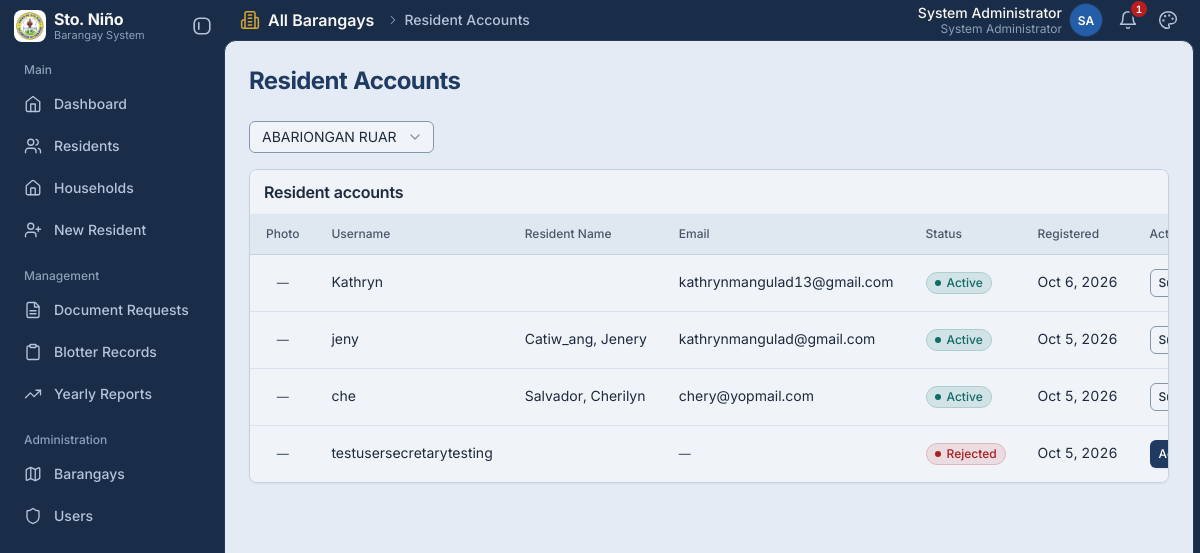
The page /secretary/resident_accounts.php?barangay_id=1 (signed in) on the database its author committed.
### tables this page shows
CREATE TABLE `users` (
  `id` int(11) NOT NULL AUTO_INCREMENT,
  `username` varchar(100) NOT NULL,
  `email` varchar(255) DEFAULT NULL,
  `password` varchar(255) NOT NULL,
  `full_name` varchar(150) NOT NULL,
  `role` enum('admin','secretary','resident') NOT NULL DEFAULT 'secretary',
  `barangay_id` int(11) DEFAULT NULL,
  `brgy_name` varchar(100) DEFAULT NULL,
  `created_at` timestamp NOT NULL DEFAULT current_timestamp(),
  `status` enum('pending','active','rejected','suspended') NOT NULL DEFAULT 'active',
  `deleted_at` timestamp NULL DEFAULT NULL,
  PRIMARY KEY (`id`),
  UNIQUE KEY `username` (`username`),
  UNIQUE KEY `uq_users_email` (`email`),
  KEY `barangay_id` (`barangay_id`),
  KEY `idx_users_deleted_at` (`deleted_at`),
  CONSTRAINT `users_ibfk_1` FOREIGN KEY (`barangay_id`) REFERENCES `barangays` (`id`)
);

CREATE TABLE `residents` (
  `id` int(11) NOT NULL AUTO_INCREMENT,
  `barangay_id` int(11) NOT NULL,
  `user_id` int(11) DEFAULT NULL,
  `last_name` varchar(255) NOT NULL,
  `first_name` varchar(100) NOT NULL,
  `middle_name` varchar(100) DEFAULT NULL,
   
  `suffix` varchar(20) DEFAULT NULL,
  `sex` varchar(20) DEFAULT NULL,
  `age` int(11) NOT NULL,
  `birth_date` date DEFAULT NULL,
  `civil_status` varchar(50) DEFAULT NULL,
  `occupation` varchar(100) DEFAULT NULL,
  `contact_no` varchar(30) DEFAULT NULL,
  `email` varchar(255) DEFAULT NULL,
  `address` varchar(255) DEFAULT NULL,
  `photo` varchar(255) DEFAULT NULL,
  `household_id` int(11) DEFAULT NULL,
   
  `household_no` varchar(50) DEFAULT NULL,
  `is_pwd` enum('Yes','No') NOT NULL DEFAULT 'No',
  `is_student` enum('Yes','No') NOT NULL DEFAULT 'No',
  `is_ip` enum('Yes','No') NOT NULL DEFAULT 'No',
  `is_4ps` enum('Yes','No') NOT NULL DEFAULT 'No',
  `created_at` timestamp NOT NULL DEFAULT current_timestamp(),
  `updated_at` timestamp NOT NULL DEFAULT current_timestamp(),
  `deleted_at` timestamp NULL DEFAULT NULL,
  PRIMARY KEY (`id`),
  UNIQUE KEY `uq_residents_user` (`user_id`),
  KEY `idx_residents_barangay` (`barangay_id`),
  KEY `idx_residents_deleted_at` (`deleted_at`),
  KEY `idx_residents_household` (`household_id`),
  CONSTRAINT `residents_ibfk_1` FOREIGN KEY (`barangay_id`) REFERENCES `barangays` (`id`),
  CONSTRAINT `fk_residents_user` FOREIGN KEY (`user_id`) REFERENCES `users` (`id`) ON DELETE SET NULL ON UPDATE CASCADE,
  CONSTRAINT `fk_residents_household` FOREIGN KEY (`household_id`) REFERENCES `households` (`id`) ON DELETE SET NULL ON UPDATE CASCADE
);

### config/config.php (called while the page is built, shortened)
<?php
if (!function_exists('url')) {
    function url($path = '') {
        $path = ltrim((string)$path, '/');
        return BASE_URL . '/' . $path;
    }
}
function e($value) { return htmlspecialchars((string)$value, ENT_QUOTES, 'UTF-8'); }
if (!function_exists('resident_name')) {
    function resident_name($row) {
        $last   = trim((string)($row['last_name']   ?? ''));
        $first  = trim((string)($row['first_name']  ?? ''));
        $middle = trim((string)($row['middle_name'] ?? ''));
        $suffix = trim((string)($row['suffix']      ?? ''));
        $tail   = trim(implode(' ', array_filter([$first, $middle, $suffix], 'strlen')));
        if ($tail === '') { return $last; }
        return $last . ', ' . $tail;
    }
}
function csrf_token() {
    return $_SESSION['csrf_token'];
}

### secretary/resident_accounts.php (the view, shortened to what this page needs)
<?php
require_once __DIR__ . '/../config/config.php';
$myBrgy = current_barangay_id();
$viewBrgy = $myBrgy;
if (is_admin() && isset($_GET['barangay_id']) && (int)$_GET['barangay_id'] > 0) {
    $viewBrgy = (int)$_GET['barangay_id'];
}
$aq = $conn->prepare(
    "SELECT u.id, u.username, u.full_name, u.status, u.created_at, u.email AS account_email,
            r.id AS resident_id, r.last_name, r.first_name, r.middle_name, r.suffix, r.age, r.email AS resident_email, r.photo
       FROM users u
       LEFT JOIN residents r ON r.user_id = u.id
      WHERE u.deleted_at IS NULL AND u.role = 'resident' AND u.barangay_id = ? AND u.status <> 'pending'
   ORDER BY u.created_at DESC, u.id DESC"
);
$aq->bind_param('i', $viewBrgy);
$aq->execute();
$accounts = $aq->get_result()->fetch_all(MYSQLI_ASSOC);
$allBarangays = null;
if (is_admin()) {
    $allBarangays = $conn->query('SELECT id, barangay_name FROM barangays ORDER BY barangay_name');
}
include BASE_PATH . '/partials/header.php';
?>
<?php if ($allBarangays): ?>
<div class="toolbar">
    <form method="get">
        <select id="barangay_id" name="barangay_id">
            <?php while ($bb = $allBarangays->fetch_assoc()): ?>
                <option value="<?= (int)$bb['id'] ?>"<?= (int)$viewBrgy === (int)$bb['id'] ? ' selected' : '' ?>>
                    <?= e($bb['barangay_name']) ?>
                </option>
            <?php endwhile; ?>
        </select>
    </form>
</div>
<?php endif; ?>
<div class="card table-wrap">
    <h3 style="padding:12px 14px;margin:0">Resident accounts</h3>
    <table>
        <tr><th>Photo</th><th>Username</th><th>Resident Name</th><th>Email</th><th>Status</th><th>Registered</th><th>Action</th></tr>
        <?php foreach ($accounts as $a): ?>
        <?php $a_email = trim((string)($a['account_email'] ?? '')) !== '' ? $a['account_email'] : ($a['resident_email'] ?? ''); ?>
        <?php $a_photo = trim((string)($a['photo'] ?? '')); ?>
        <tr>
            <td style="text-align:center"><?php if ($a_photo !== '' && @file_exists(BASE_PATH . '/' . $a_photo)): ?><img src="<?= e(url($a_photo)) ?>" alt="" style="width:40px;height:40px;object-fit:cover;border-radius:50%;display:block;margin:0 auto"><?php else: ?><span class="muted-meta">&mdash;</span><?php endif; ?></td>
            <td><?= e($a['username']) ?></td>
            <td><?= e(resident_name($a)) ?></td>
            <td><?= $a_email !== '' ? e($a_email) : '<span class="muted-meta">&mdash;</span>' ?></td>
            <td><span class="badge badge--<?= e($a['status']) ?>"><?= e(ucfirst($a['status'])) ?></span></td>
            <td><?= e($a['created_at'] ? date('M j, Y', strtotime($a['created_at'])) : '-') ?></td>
            <td>
                <?php if ($a['status'] === 'pending'): ?>
                    <a class="btn-approve" href="<?= e(url('secretary/resident_accounts.php?action=approve&id=' . (int)$a['id'] . '&token=' . csrf_token())) ?>">Approve</a>
                <?php elseif ($a['status'] === 'active'): ?>
                    <a class="btn-cancel" href="<?= e(url('secretary/resident_accounts.php?action=suspend&id=' . (int)$a['id'] . '&token=' . csrf_token())) ?>"
                       data-confirm="Suspend this account? The resident will not be able to sign in."
                       data-confirm-title="Suspend account">Suspend</a>
                <?php else: ?>
                    <a class="btn-approve" href="<?= e(url('secretary/resident_accounts.php?action=activate&id=' . (int)$a['id'] . '&token=' . csrf_token())) ?>">Activate</a>
                <?php endif; ?>
            </td>
        </tr>
        <?php endforeach; ?>
    </table>
</div>
<?php include BASE_PATH . '/partials/footer.php'; ?>

### rows shown on the page
users: username "Kathryn", email "kathrynmangulad13@gmail.com", status "Active", created_at "Oct 6, 2026"
residents: user.username "jeny", resident_name($a) "Catiw_ang, Jenery", user.email "kathrynmangulad@gmail.com", user.status "Active", user.created_at "Oct 5, 2026"
residents: user.username "che", resident_name($a) "Salvador, Cherilyn", user.email "chery@yopmail.com", user.status "Active", user.created_at "Oct 5, 2026"
users: username "testusersecretarytesting", status "Rejected", created_at "Oct 5, 2026"

### other values the page prints
$group "Main"
$item['label'] "Dashboard"
$item['label'] "Residents"
$item['label'] "Households"
$item['label'] "New Resident"
$group "Management"
$item['label'] "Document Requests"
$item['label'] "Blotter Records"
$item['label'] "Yearly Reports"
$group "Administration"
$item['label'] "Barangays"
$item['label'] "Users"
$scope_name "All Barangays"
$crumb "Resident Accounts"
$full_name "System Administrator"
